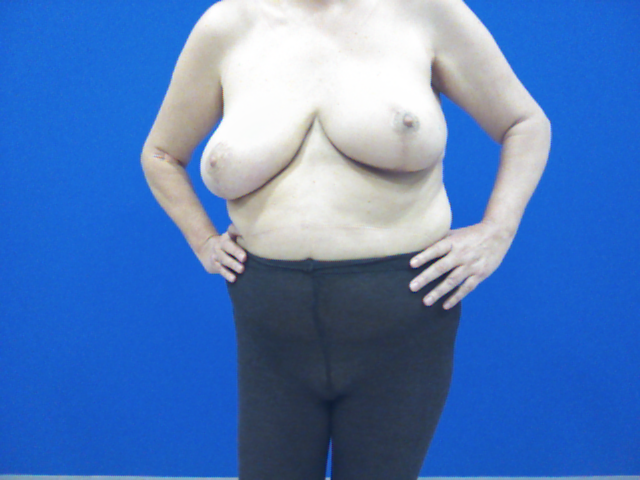
%> input picture Results/cfrontal1.png, 640 x 480 px
$ octave testsift.m   (GNU Octave 9; MATLAB toolbox functions it lacks are replaced by stand-ins)
%> lines starting %> are read from the running program, lines starting %| are printed output that depends on the picture
clc;
clear;
close all;

Ia1=imread('Results\cfrontal1.png');
%> Ia1 is the input picture: size 480x640x3 uint8; mean R, G, B 81.4, 122.8, 187.4
Ib1=imread('Results\cleft1.png');
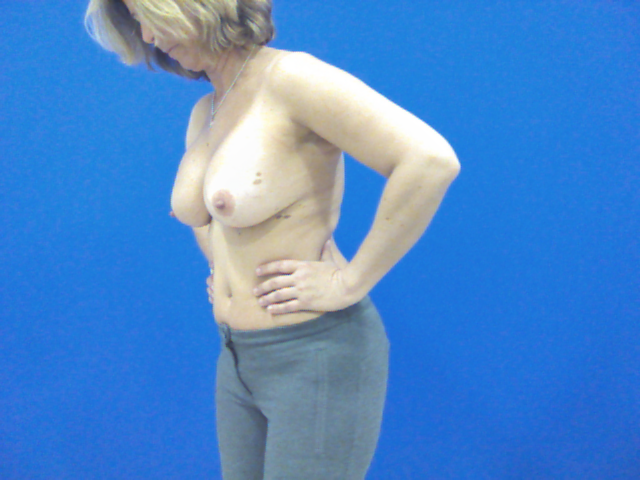
%> input picture Results/cleft1.png, 640 x 480 px
%> Ib1 is the input picture: size 480x640x3 uint8; mean R, G, B 76.7, 135.8, 203.5
Ia = single(rgb2gray(Ia1)) ;
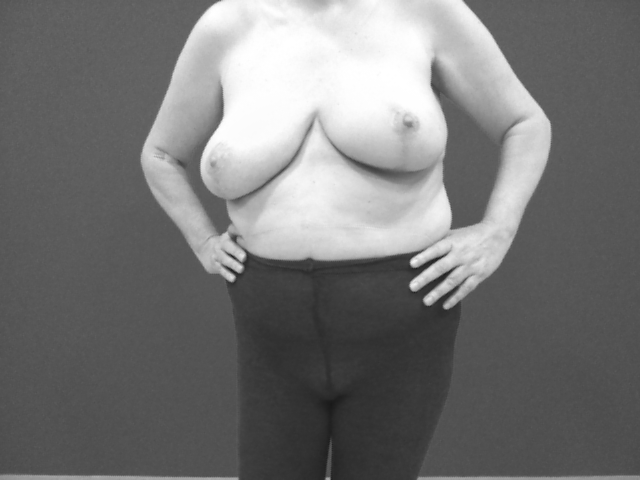
%> Ia: size 480x640 single; min 25, max 255, mean 117.8
Ib = single(rgb2gray(Ib1)) ;
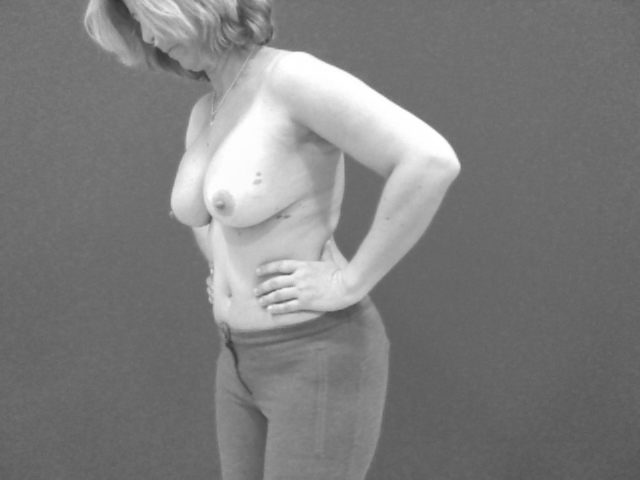
%> Ib: size 480x640 single; min 50, max 255, mean 125.9
figure()
imshow(Ia1);
hold on
%> (the run ends here)
